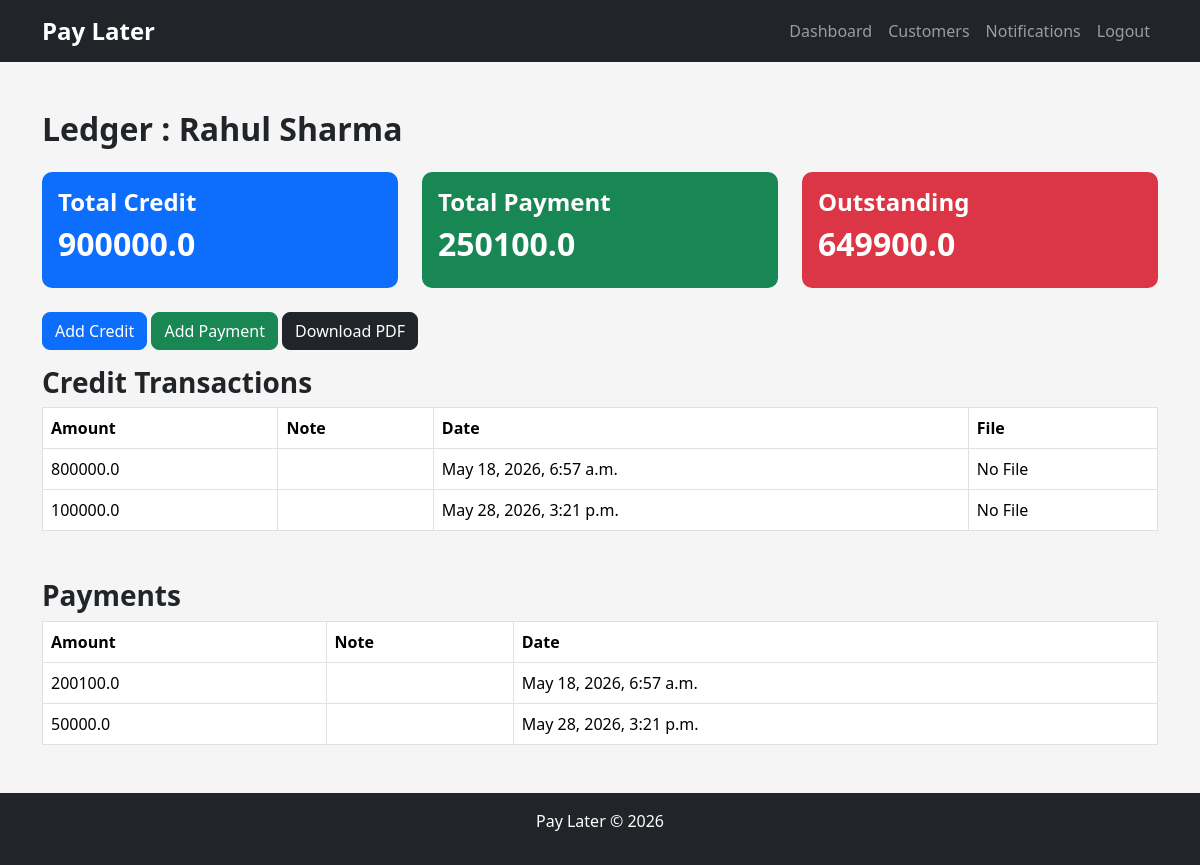
Page /ledger/1/ (signed in) on the committed database.
### core/models.py (models this page shows, shortened)
class Customer(models.Model):
    merchant = models.ForeignKey(Merchant, on_delete=models.CASCADE)
    customer_name = models.CharField(max_length=150)
    phone = models.CharField(max_length=15)
    notes = models.TextField(blank=True, null=True)
    file = models.FileField(upload_to='customers/', blank=True, null=True)

class CreditTransaction(models.Model):
    customer = models.ForeignKey(
        Customer,
        on_delete=models.CASCADE
    )
    amount = models.FloatField()
    note = models.TextField(
        blank=True,
        null=True
    )
    file = models.FileField(
        upload_to='credits/',
        blank=True,
        null=True
    )
    created_at = models.DateTimeField(
        auto_now_add=True
    )

class Payment(models.Model):
    customer = models.ForeignKey(Customer, on_delete=models.CASCADE)
    amount = models.FloatField()
    note = models.TextField(blank=True, null=True)
    created_at = models.DateTimeField(auto_now_add=True)

### core/views.py (the view)
# urls.py: path('ledger/<int:id>/',views.ledger),
def ledger(request, id):
    merchant_id = request.session.get('merchant_id')
    if not merchant_id:
        return redirect('/login/')
    customer = Customer.objects.get(id=id)
    credits = CreditTransaction.objects.filter(
        customer=customer
    )
    payments = Payment.objects.filter(
        customer=customer
    )
    total_credit = sum(
        float(i.amount) for i in credits
    )
    total_payment = sum(
        float(i.amount) for i in payments
    )
    outstanding = total_credit - total_payment
    context = {
        'customer': customer,
        'credits': credits,
        'payments': payments,
        'total_credit': total_credit,
        'total_payment': total_payment,
        'outstanding': outstanding
    }
    return render(request,
    'merchant/ledger.html',
    context)

### templates/merchant/ledger.html
{% extends 'base.html' %}
{% block content %}
<h2 class="mb-4">
    Ledger :
    {{ customer.customer_name }}
</h2>
<div class="row mb-4">
    <div class="col-md-4">
        <div class="card bg-primary text-white p-3">
            <h4>Total Credit</h4>
            <h2>{{ total_credit }}</h2>
        </div>
    </div>
    <div class="col-md-4">
        <div class="card bg-success text-white p-3">
            <h4>Total Payment</h4>
            <h2>{{ total_payment }}</h2>
        </div>
    </div>
    <div class="col-md-4">
        <div class="card bg-danger text-white p-3">
            <h4>Outstanding</h4>
            <h2>{{ outstanding }}</h2>
        </div>
    </div>
</div>
<div class="mb-3">
    <a href="/add-credit/{{ customer.id }}/"
    class="btn btn-primary">
        Add Credit
    </a>
    <a href="/add-payment/{{ customer.id }}/"
    class="btn btn-success">
        Add Payment
    </a>
    <a href="/export-pdf/{{ customer.id }}/"
    class="btn btn-dark">
    Download PDF
</a>
</div>
<h3>Credit Transactions</h3>
<table class="table table-bordered">
    <tr>
        <th>Amount</th>
        <th>Note</th>
        <th>Date</th>
        <th>File</th>
    </tr>
    {% for i in credits %}
    <tr>
        <td>{{ i.amount }}</td>
        <td>{{ i.note }}</td>
        <td>{{ i.created_at }}</td>
        <td>
            {% if i.file %}
                <a href="{{ i.file.url }}"
                target="_blank">
                    View
                </a>
            {% else %}
                No File
            {% endif %}
        </td>
    </tr>
    {% endfor %}
</table>
<h3 class="mt-5">Payments</h3>
<table class="table table-bordered">
    <tr>
        <th>Amount</th>
        <th>Note</th>
        <th>Date</th>
    </tr>
    {% for i in payments %}
    <tr>
        <td>{{ i.amount }}</td>
        <td>{{ i.note }}</td>
        <td>{{ i.created_at }}</td>
    </tr>
    {% endfor %}
</table>
{% endblock %}

### templates/base.html (shortened to what this page needs)
<!DOCTYPE html>
<html lang="en">
<head>
    <link href="https://cdn.jsdelivr.net/npm/bootstrap@5.3.3/dist/css/bootstrap.min.css" rel="stylesheet">
    <link rel="stylesheet" href="/static/css/style.css">
</head>
<body>
    <nav class="navbar navbar-dark bg-dark navbar-expand-lg">
    <div class="container">
        <a class="navbar-brand"
        href="/">
            Pay Later
        </a>
        <ul class="navbar-nav ms-auto">
            {% if request.session.merchant_id %}
            <li class="nav-item">
                <a class="nav-link"
                href="/dashboard/">
                    Dashboard
                </a>
            </li>
            <li class="nav-item">
                <a class="nav-link"
                href="/customers/">
                    Customers
                </a>
            </li>
            <li class="nav-item">
                <a class="nav-link"
                href="/notifications/">
                    Notifications
                </a>
            </li>
            <li class="nav-item">
                <a class="nav-link"
                href="/logout/">
                    Logout
                </a>
            </li>
            {% endif %}
        </ul>
    </div>
</nav>
    <div class="container mt-5">
        {% block content %}
        {% endblock %}
    </div>
<footer class="bg-dark text-white text-center p-3 mt-5">
    <p>
        Pay Later © 2026
    </p>
</footer>
</body>
</html>

### static/css/style.css (style rules this page uses)
body { background-color:#f5f5f5; }
.card { border:none; border-radius:10px; }
.table { background:white; }
.btn { border-radius:8px; }
.navbar-brand { font-weight:bold; font-size:24px; }
h2, h3, h4 { font-weight:bold; }

### rows in the picture
Customer: customer_name "Rahul Sharma"
CreditTransaction: amount "800000.0", created_at "May 18, 2026, 6:57 a.m.", file "No File"
CreditTransaction: amount "100000.0", created_at "May 28, 2026, 3:21 p.m.", file "No File"
Payment: amount "200100.0", created_at "May 18, 2026, 6:57 a.m."
Payment: amount "50000.0", created_at "May 28, 2026, 3:21 p.m."

### other values in the picture
{{ total_credit }} "900000.0"
{{ total_payment }} "250100.0"
{{ outstanding }} "649900.0"
